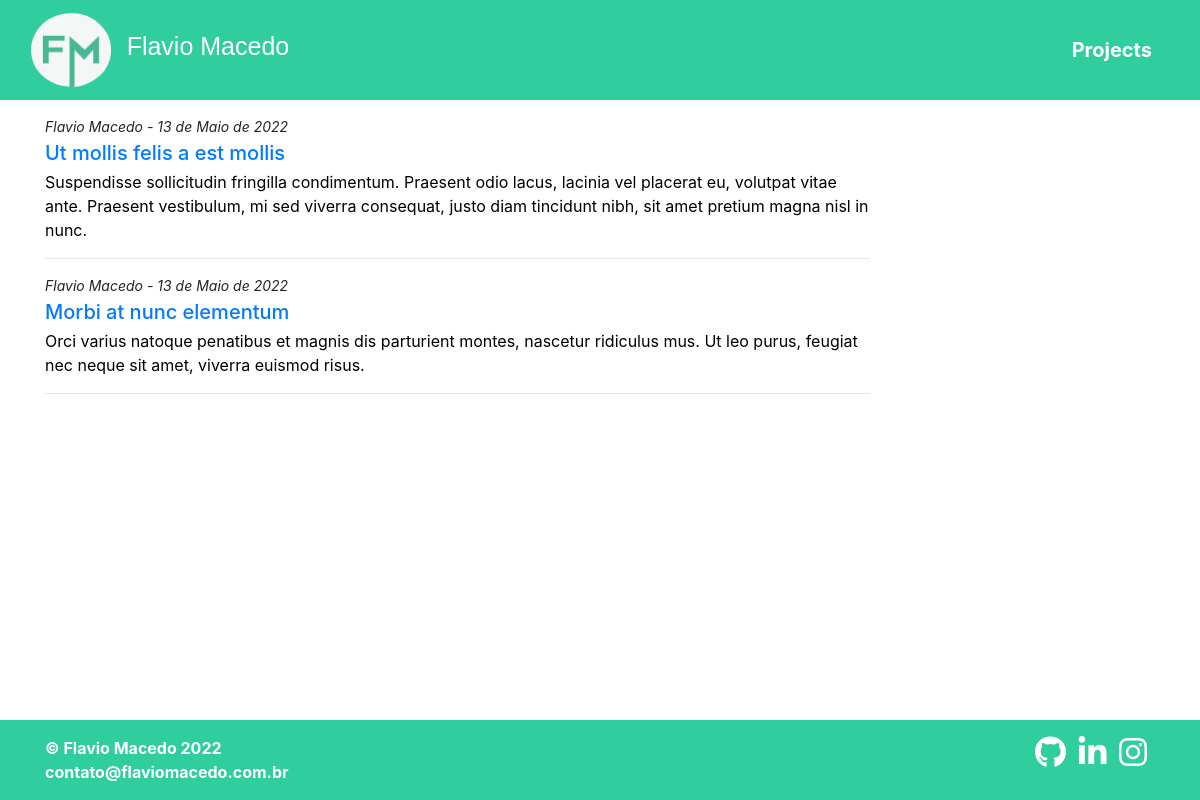
Page /projects on the earlier database version.
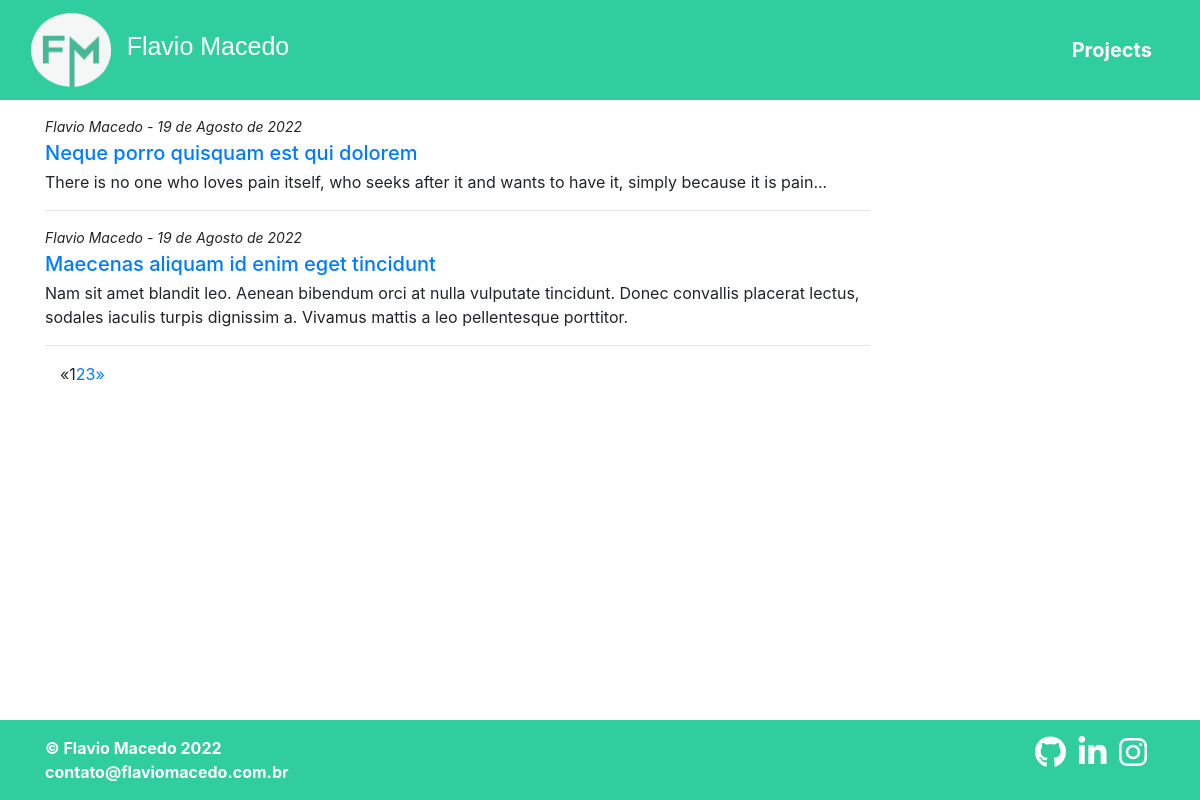
Same page on the later database version.
### blog/models.py (models this page shows, shortened)
class Post(models.Model):
    title = models.CharField(max_length=255)
    author = models.ForeignKey(User, on_delete=models.CASCADE)
    summary = RichTextField()
    content = RichTextUploadingField()
    post_date = models.DateField(auto_now_add=True)
    category = models.ForeignKey(Category, blank=True, null=True, on_delete=models.SET_NULL)

### blog/views.py (the view)
# urls.py: path('projects', views.HomeView.as_view(), name="project"),
class HomeView(ListView):
    model = Post
    template_name = 'project.html'
    ordering = ['-post_date']
    context_object_name = 'users'
    paginate_by = 2
    queryset = Post.objects.get_queryset().order_by('id')

### blog/templates/project.html
{% extends 'base.html' %}
{% load static %}
{% block 'head' %}
    <link rel="stylesheet" href="{% static 'blog/css/home.css' %}">
{% endblock 'head' %}
{% block 'body' %}
    <main class="container my-3">
        <div class="row">
            <div class="col-md-9 border-md-right border-sm-right-0">
                {% for post in object_list %}
                    <div class="">
                        <p class="font-italic small mb-1">{{post.author.first_name}} {{post.author.last_name}} - {{post.post_date}}</p>
                        <a href="{% url 'article-detail' post.pk %}" class="taglink text-decoration-none h5 mb-0">
                            {{ post.title }}
                        </a>
                        <p class="mb-1">{{ post.summary|safe }}</p>
                    </div>
                    <hr>
                {% endfor %}
                {% block 'paginator' %}
                    {% include 'post_list.html' %}
                {% endblock 'paginator' %}
            </div>
        </div>
        <br><br><br><br><br>
    </main>
{% endblock 'body' %}

Differences in the rows shown:
no longer on this page (row unchanged): Post: author.first_name "Flavio", author.last_name "Macedo", post_date "13 de Maio de 2022", title "Ut mollis felis a est mollis", summary "Suspendisse sollicitudin fringilla condimentum. Praesent odio lacus, lacinia vel placerat eu, volutpat vitae ante. Praesent vestibulum, mi sed viverra consequat, justo diam tincidunt nibh, sit amet pretium magna nisl in nunc."
no longer on this page (row unchanged): Post: author.first_name "Flavio", author.last_name "Macedo", post_date "13 de Maio de 2022", title "Morbi at nunc elementum", summary "Orci varius natoque penatibus et magnis dis parturient montes, nascetur ridiculus mus. Ut leo purus, feugiat nec neque sit amet, viverra euismod risus."
added Post: author.first_name "Flavio", author.last_name "Macedo", post_date "19 de Agosto de 2022", title "Neque porro quisquam est qui dolorem", summary "There is no one who loves pain itself, who seeks after it and wants to have it, simply because it is pain..."
added Post: author.first_name "Flavio", author.last_name "Macedo", post_date "19 de Agosto de 2022", title "Maecenas aliquam id enim eget tincidunt", summary "Nam sit amet blandit leo. Aenean bibendum orci at nulla vulputate tincidunt. Donec convallis placerat lectus, sodales iaculis turpis dignissim a. Vivamus mattis a leo pellentesque porttitor."
Other differences:
new list line: "1"
new list line: "2"
new list line: "3"
